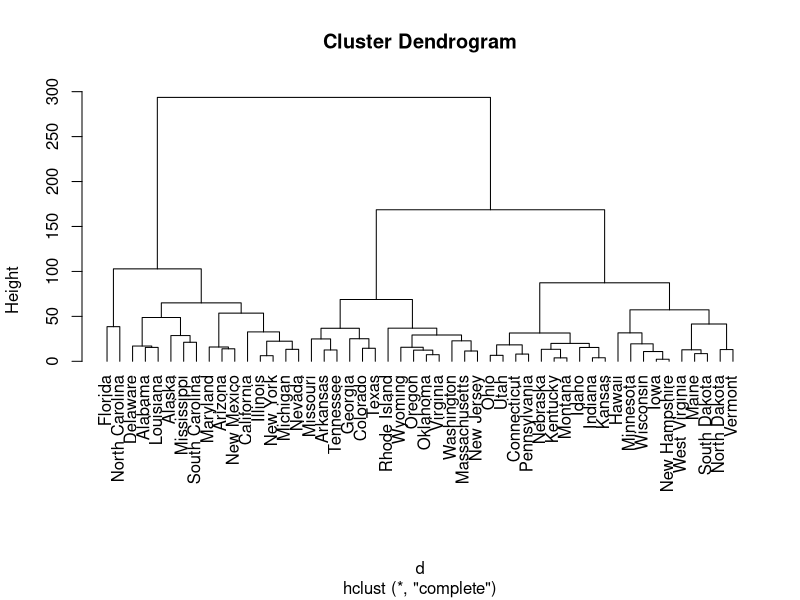
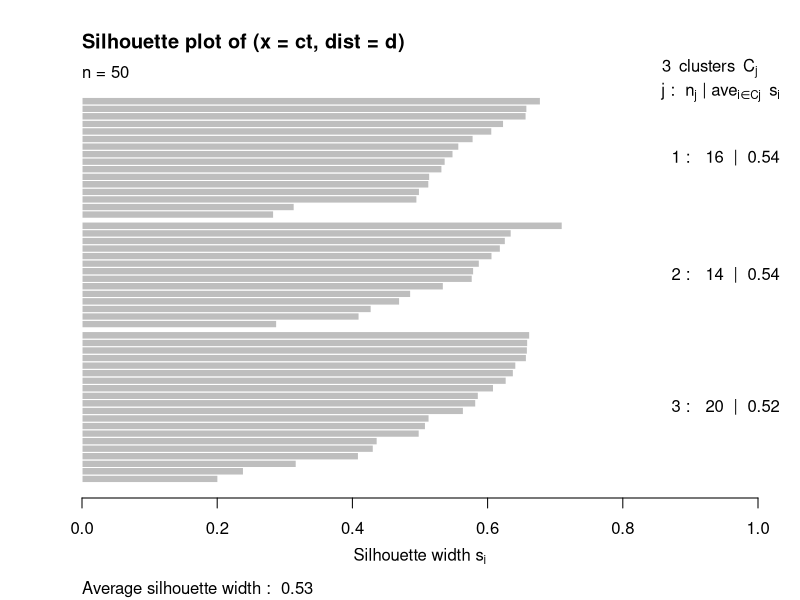
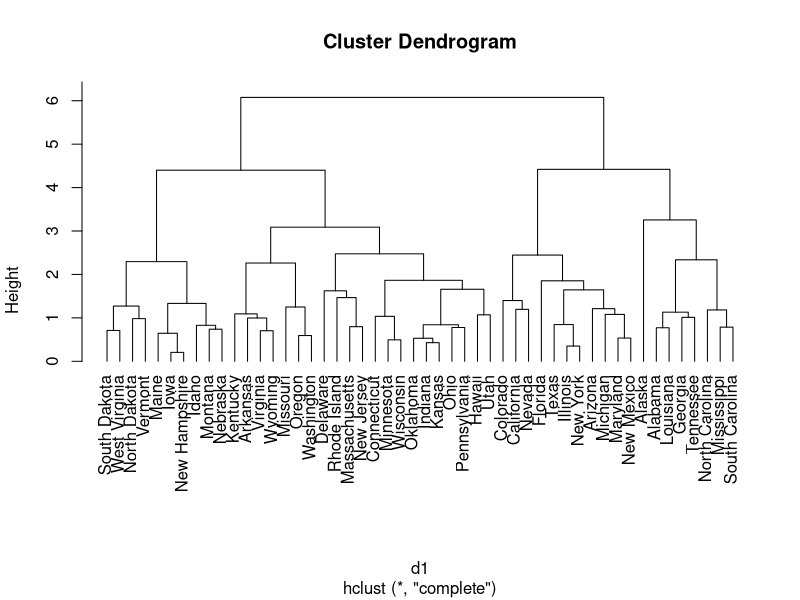
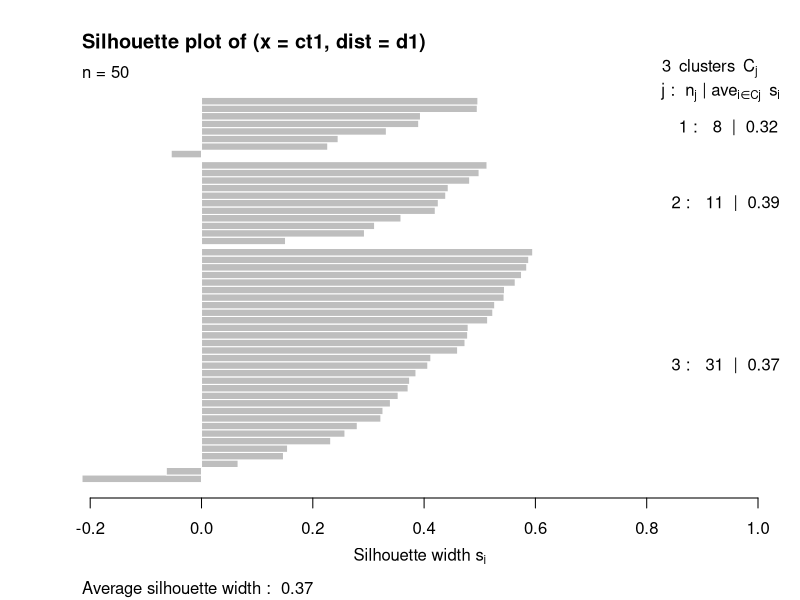

The R source for these figures, in order:
install.packages("cluster")

library(cluster)


rm(list = ls())
set.seed(123)
dat <- USArrests

# part a:)
#####
d <- dist(dat)
hc <- hclust(d, method = "complete")

quartz()
plot(hc, hang = -1)


# part b:)
#####
ct <-  cutree(hc, h = 150)
ct
si  <- silhouette(ct, dist = d)
plot(si)

#part c:)
####
scale_data <- scale(dat)
#?sd

d1 <- dist(scale_data)
hc1 <- hclust(d1, method = "complete")

quartz()
plot(hc1, hang = -1)

#part d:)
ct1 <- cutree(hc1, k=3)
ct1
si1  <- silhouette(ct1, dist = d1)
plot(si1)